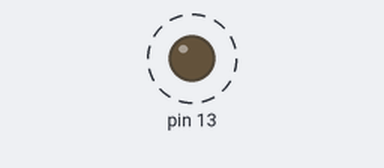
A sketch run on a simulated Arduino Uno, built with avr-gcc and run on an emulated ATmega328P. On the bench: output pins drawn as LEDs (lit = HIGH). Dashed ring = blinking.

Above: at 0.5 s.
Timing chart, 0 to 4.6 s (numbered marks = the images above):
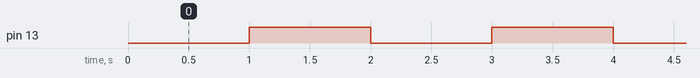

Measured:
- by itself, pin 13: alternates HIGH for 1.0 s and LOW for 1.0 s

The sketch:

mstimer2.ino
```cpp
#include <MsTimer2.h>

void setup()
{
  pinMode(13, OUTPUT);

  // Toggle LED on pin 13 each second
  MsTimer2::set(1000, flash);
  MsTimer2::start();
}

void loop()
{
}

void flash()
{
  static boolean output = HIGH;
  digitalWrite(13, output);
  output = !output;
}
```
